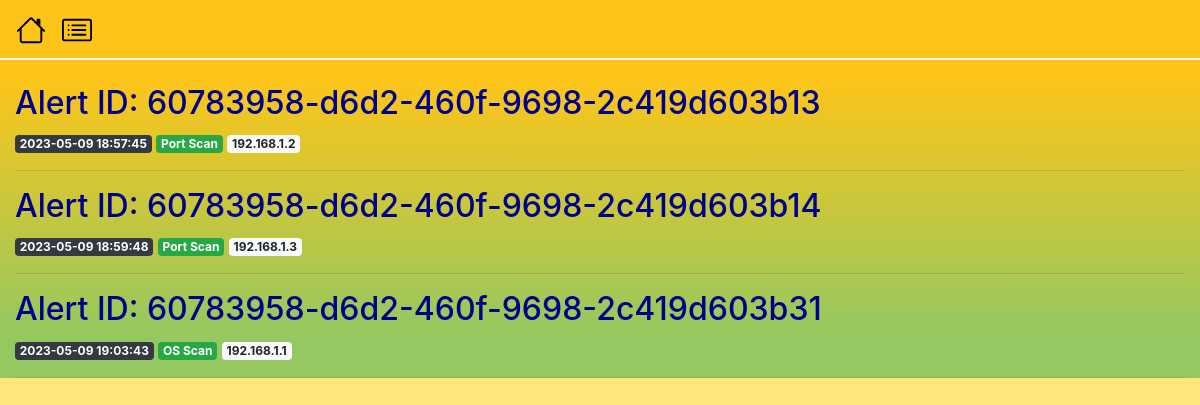
The app's page /scanlist, older data.
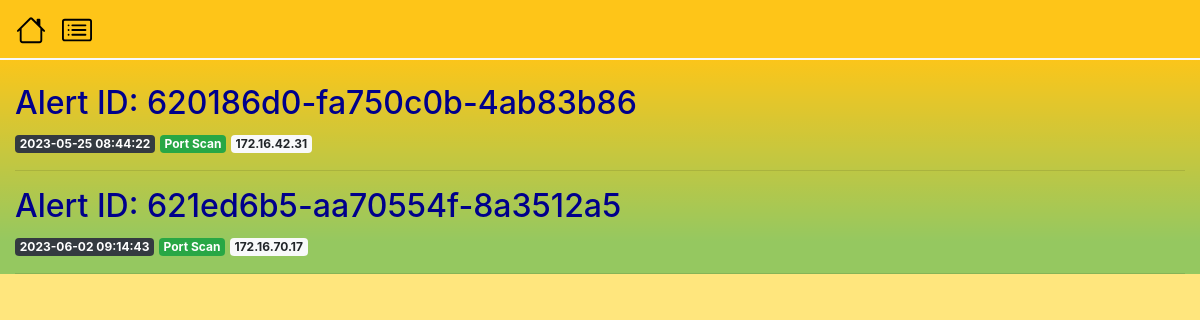
The same page, newer data.
### tables this page shows
CREATE TABLE scans (
    id INTEGER PRIMARY KEY AUTOINCREMENT,
    created TIMESTAMP NOT NULL DEFAULT CURRENT_TIMESTAMP,
    targetIp TEXT NOT NULL,
    scanType TEXT NOT NULL,
    alertId TEXT NOT NULL,
    content TEXT NOT NULL
);

### ipscanner.py (the view)
@app.route('/scanlist')
def scanlist():
    conn = get_db_connection()
    scans = conn.execute('SELECT * FROM scans').fetchall()
    conn.close()
    return render_template('scanslist.html', scans=scans)

### ipscanner.py (called while the page is built)
def get_db_connection():
    conn = sqlite3.connect('database.db')
    conn.row_factory = sqlite3.Row
    return conn

### templates/scanslist.html
{% extends 'base.html' %}
{% block content %}
    <br>
    {% for scan in scans %}
        <a class=".singlescan" style="color: darkblue;" href="{{ url_for('scan', scan_id=scan['alertId']) }}">
            <h2>Alert ID: {{ scan['alertId'] }} </h2>
        </a>
        <span class="badge badge-dark" >{{ scan['created'] }}</span>
        <span class="badge badge-success" >{{ scan['scanType'] }}</span>
        <span class="badge badge-light" >{{ scan['targetIp'] }}</span>
        <hr>
    {% endfor %}
{% endblock %}

### templates/base.html (shortened to what this page needs)
<!doctype html>
<html lang="en" >
  <head>
    <link rel="stylesheet" href="https://stackpath.bootstrapcdn.com/bootstrap/4.3.1/css/bootstrap.min.css">
    <link rel="stylesheet" href="{{ url_for('static', filename= 'css/style.css') }}">
  </head>
  <body>
    <nav class="navbar navbar-expand-md navbar-light bg-light border-light">
      <a class="navbar-brand" href="{{ url_for('base')}}">
        <img src="static/house.svg" width="30" height="30" alt="">
      </a>
        <div class="collapse navbar-collapse" id="navbarNav">
            <ul class="navbar-nav">
              <a class="navbar-brand" href="{{ url_for('scanlist')}}">
                <img src="static/card-list.svg" width="30" height="30" alt="">
              </a>
            </ul>
        </div>
    </nav>
    <div class="container">
        {% block content %} {% endblock %}
    </div>
  </body>
</html>

### static/css/style.css (style rules this page uses)
.container { background: #ffd00785!important; box-sizing: border-box; width: 100%; margin-bottom:0rem!important; }
@media (min-width: 768px) { .container { max-width:100%; } }
@media (min-width: 992px) { .container { max-width:100%; } }
html { background: #ffd00785!important; }
body { background: rgb(34,193,195); background: linear-gradient(0deg, rgba(34,193,195,1) 12%, rgba(253,187,45,1) 80%); background-repeat : no-repeat; }
.bg-light { background-color: #ffd00785!important; }
.navbar { border-bottom: 2px solid #000; }

Row changes from the older to the newer data that the page shows:
removed scans: alertId "60783958-d6d2-460f-9698-2c419d603b13", created "2023-05-09 18:57:45", scanType "Port Scan", targetIp "192.168.1.2"
removed scans: alertId "60783958-d6d2-460f-9698-2c419d603b14", created "2023-05-09 18:59:48", scanType "Port Scan", targetIp "192.168.1.3"
removed scans: alertId "60783958-d6d2-460f-9698-2c419d603b31", created "2023-05-09 19:03:43", scanType "OS Scan", targetIp "192.168.1.1"
added scans: alertId "620186d0-fa750c0b-4ab83b86", created "2023-05-25 08:44:22", scanType "Port Scan", targetIp "172.16.42.31"
added scans: alertId "621ed6b5-aa70554f-8a3512a5", created "2023-06-02 09:14:43", scanType "Port Scan", targetIp "172.16.70.17"
